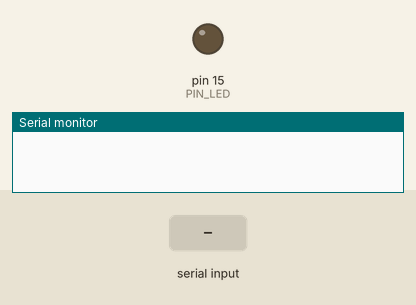
Simulated run of this sketch. Board: Arduino Uno, built with avr-gcc and run on an emulated ATmega328P. Parts: output pins drawn as LEDs (lit = HIGH), the last lines printed to the serial monitor. Inputs (shaded band) come from the test bench.

Above: at 1.2 s.
1.3 s: "ON\n" received over Serial
At 2.0 s:
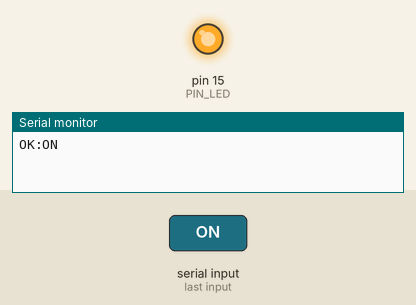
2.8 s: "OFF\n" received over Serial
At 3.1 s:
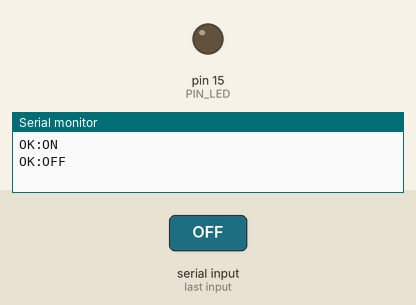
Timing chart, 0 to 5.8 s (numbered marks = the images above; inputs shaded):
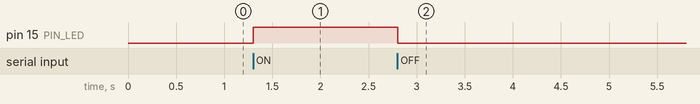

Measured:
- after the input at 1.3 s, pin 15 (PIN_LED): LOW → HIGH at once
- after the input at 2.8 s, pin 15 (PIN_LED): HIGH → LOW at once

The sketch:

hello_world_led.ino
```cpp
const int PIN_LED = 15; // D8 on ESP8266

void setup() {
  Serial.begin(9600);

  pinMode(PIN_LED, OUTPUT);
}

void loop() {
  if (Serial.available()) {
    // Expects "ON\n" or "OFF\n"
    String line = Serial.readStringUntil('\n');
    line.trim();

    if (line == "ON") {
      digitalWrite(PIN_LED, HIGH);
      Serial.println("OK:ON");
    } else if (line == "OFF") {
      digitalWrite(PIN_LED, LOW);
      Serial.println("OK:OFF");
    } else {
      Serial.println("Invalid input");
    }
  }
}
```
